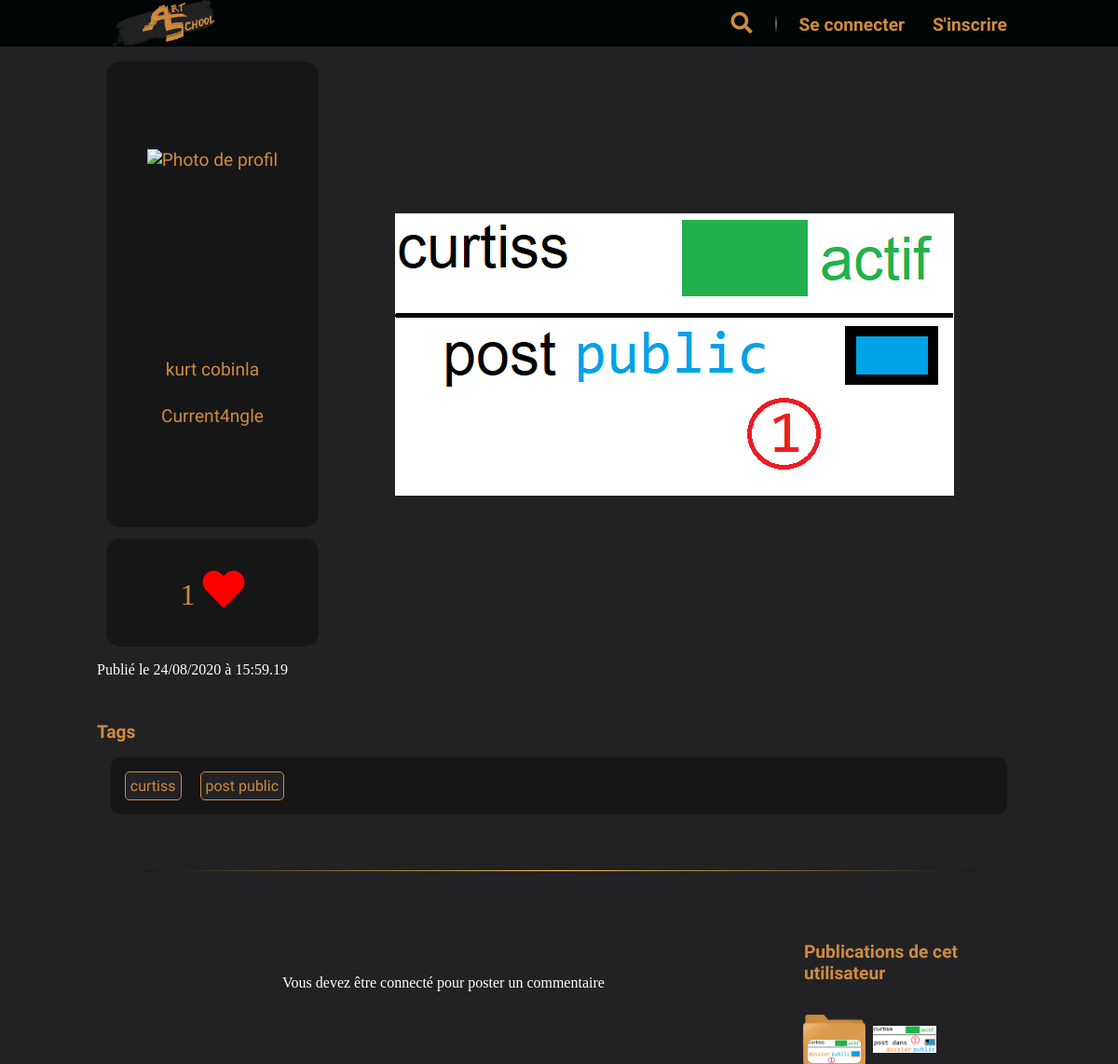
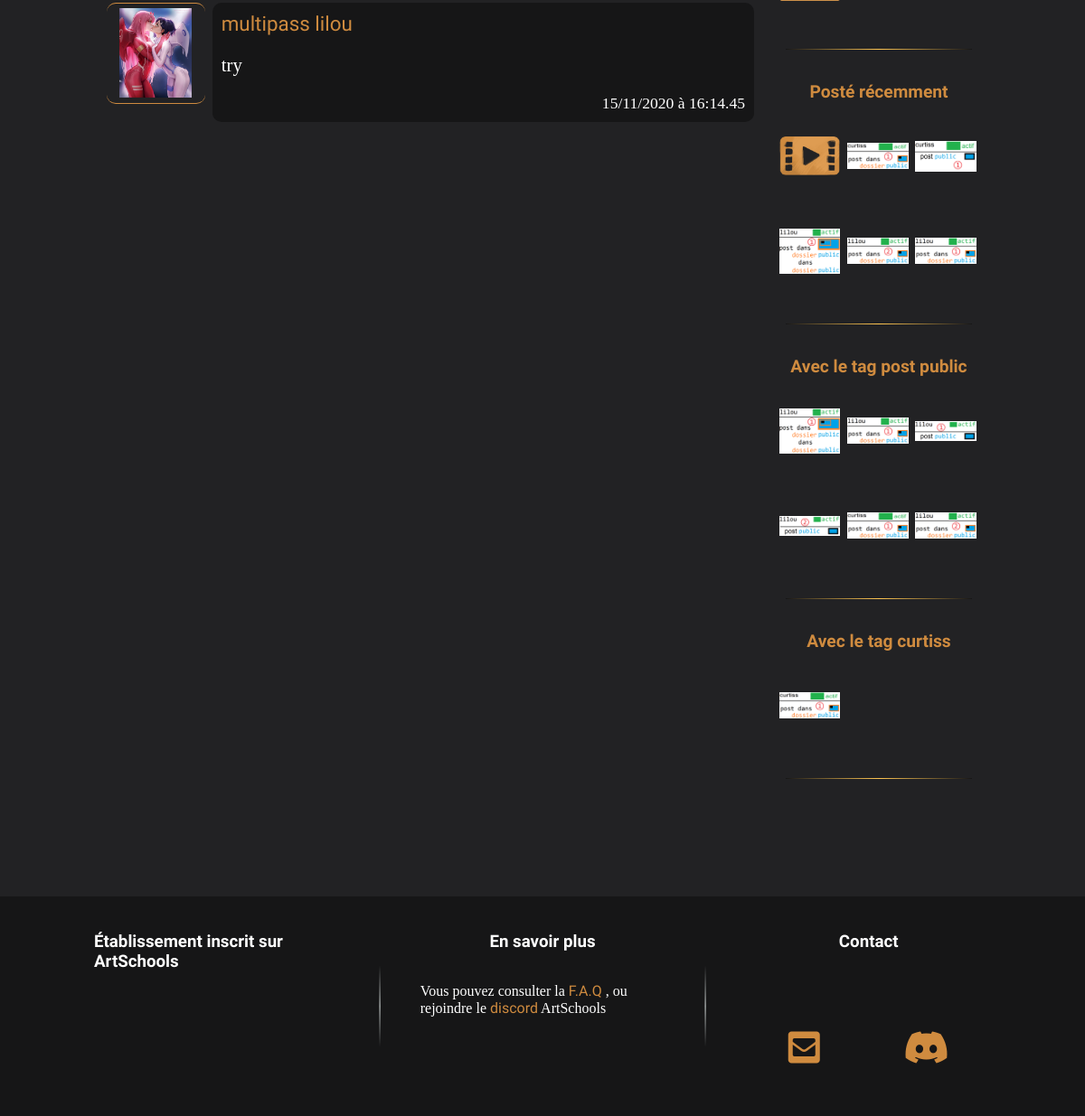
Screenshot of /P5_01_Code/index.php?action=post&id=164 with the database file from the repository (2 pictures, top to bottom).
### tables this page shows
CREATE TABLE IF NOT EXISTS `as_user` (
  `id` int(11) NOT NULL AUTO_INCREMENT,
  `pseudo` varchar(50) NOT NULL,
  `firstName` varchar(100) DEFAULT NULL,
  `lastName` varchar(100) DEFAULT NULL,
  `mail` varchar(255) NOT NULL,
  `school` varchar(255) NOT NULL,
  `schoolGroup` varchar(50) DEFAULT NULL,
  `password` varchar(255) NOT NULL,
  `temporaryPassword` text DEFAULT NULL,
  `beingReset` tinyint(1) NOT NULL DEFAULT 0,
  `nbWarning` int(11) NOT NULL DEFAULT 0,
  `isBan` tinyint(1) NOT NULL DEFAULT 0,
  `isAdmin` tinyint(1) NOT NULL DEFAULT 0,
  `isModerator` tinyint(1) NOT NULL DEFAULT 0,
  `isActive` tinyint(1) NOT NULL DEFAULT 1,
  `profileBannerInfo` text DEFAULT NULL,
  `profilePictureInfo` text DEFAULT NULL,
  `profileTextInfo` text DEFAULT NULL,
  PRIMARY KEY (`id`)
);

CREATE TABLE IF NOT EXISTS `as_post` (
  `id` int(11) NOT NULL AUTO_INCREMENT,
  `idAuthor` int(11) NOT NULL,
  `school` varchar(100) NOT NULL,
  `title` varchar(30) DEFAULT NULL,
  `filePath` text DEFAULT NULL,
  `urlVideo` varchar(355) DEFAULT NULL,
  `description` text DEFAULT NULL,
  `datePublication` datetime NOT NULL,
  `isPrivate` tinyint(1) NOT NULL,
  `authorizedGroups` text DEFAULT NULL,
  `postType` varchar(10) NOT NULL,
  `fileType` varchar(10) NOT NULL,
  `onFolder` int(11) DEFAULT NULL,
  `tags` text DEFAULT NULL,
  `nbLike` int(11) NOT NULL DEFAULT 0,
  PRIMARY KEY (`id`),
  KEY `idAuthor` (`idAuthor`)
);

CREATE TABLE IF NOT EXISTS `as_comment` (
  `id` int(11) NOT NULL AUTO_INCREMENT,
  `idPost` int(11) NOT NULL,
  `idAuthor` int(11) NOT NULL,
  `content` text NOT NULL,
  `datePublication` datetime NOT NULL,
  PRIMARY KEY (`id`),
  KEY `idPost` (`idPost`,`idAuthor`),
  KEY `idAuthor` (`idAuthor`)
);

### P5_01_Code/view/frontend/postView.php (the view, shortened to what the rows shown need)
<?php
$post = $data['post'];
$comments = $data['comments'];
$asidePosts = $data['asidePosts'];
$author = $data['author'];
?>
<section id="viewPost" class="container">
    <article class="fullWidth">
        <section>
            <aside id="authorProfile">
                <?php
                if ($author !== null) {
                    ?>
                    <a href="index.php?action=userProfile&userId=<?=$author->getId()?>">
                        <img src="<?=$author->getProfilePicture()?>" alt="Photo de profil">
                    </a>
                    <div>
                        <a href="index.php?action=userProfile&userId=<?=$author->getId()?>">
                            <span><?=$author->getFirstName()?> <?=$author->getLastName()?></span>
                        </a>
                        <?php
                            if ($author->getSchool() !== NO_SCHOOL) {
                                ?>
                                    <a href="index.php?action=schoolProfile&school=<?=$author->getSchool()?>">
                                        <span><?=$author->getSchool()?></span>
                                    </a>
                                <?php
                            }
                        ?>
                    </div>
                    <?php
                } else {
                    echo '<div>L\'auteur de cette publication n\'existe plus</div>';
                }
                ?>
            </aside>
            <aside id="optionList">
                <nav>
                    <ul>
                        <?php
                        echo '<li id="nbLike"><span><span>' . $post->getNbLike() . '</span><i class="fas fa-heart"></i></span></li>';
                        ?>
                    </ul>
                </nav>
            </aside>
        </section>
        <section>
            <?php
            !empty($post->getTitle()) ? $alt = $post->getTitle() : $alt = 'Publication';
            switch ($post->getFileType()) {
                case 'image' :
                    echo '<a href="' . $post->getFilePath() . '"><img class="fileImage" src="' . $post->getFilePath() . '" alt="' . $alt . '"></a>';
                    break;
            }
            ?>
        </section>
    </article>
    <?php
    if (!empty($post->getlistTags())) {
        echo '<section id="listTags">';
        echo '<h2>Tags</h2>';
        echo '<aside>';
        echo '</aside></section>';
    }
    ?>
    <section id="commentsAndRelatedPosts">
        <div id="blockComments">
            <div class="fullWidth">
                <?php
                if (!empty($comments)) {
                    foreach ($comments as $comment) {
                        ?>
                        <div class="comment fullWidth">
                            <a href="index.php?action=userProfile&userId=<?=$comment->getIdAuthor()?>">
                                <img src="<?=$comment->getProfilePictureAuthor()?>" alt="Photo de profil">
                            </a>
                            <div>
                                <a href="index.php?action=userProfile&userId=<?=$comment->getIdAuthor()?>">
                                    <?=$comment->getFirstNameAuthor()?> <?=$comment->getLastNameAuthor()?>
                                </a>
                                <p>
                                    <?=nl2br($comment->getContent())?>
                                </p>
                                <p>
                                    <?=$comment->getDatePublication()?>
                                </p>
                            </div>
                        </div>
                        <?php
                    }
                } else {
                    echo '<div class="comment"><p>La section commentaire est vide pour le moment, soyez le premier a donner votre avis !</p></div>';
                }
                ?>
            </div>
        </div>
        <aside id="relatedPosts">
            <?php
            if (!empty($asidePosts['public'])) {
                $asidePosts['postType'] === 'userPost' ? $entity = 'utilisateur' : $entity = 'établissement';
                echo '<h1>Publications de cet ' . $entity . '</h1>';
                echo '<div>';
                foreach ($asidePosts['public'] as $post) {
                    if ($post['fileType'] === 'folder' && $post['filePath'] !== 'public/images/folder.png') {
                        echo '<figure title="' . $post['title'] . '" class="postOnAside">';
                        echo '<a href="index.php?action=post&id=' . $post['id'] . '">';
                        echo '<img class="thumbnailFolder" src="' . $post['filePath'] . '" alt="Aperçu de la publication">';
                        echo '</a></figure>';
                    } else {
                        echo '<figure title="' . $post['title'] . '" class="postOnAside">';
                        echo '<a href="index.php?action=post&id=' . $post['id'] . '">';
                        !empty($post['title']) ? $alt = $post['title'] : $alt = 'Publication';
                        echo '<img src="' . $post['filePath'] . '" alt="' . $alt . '">';
                        echo '</a></figure>';
                    }
                }
                echo '</div><hr>';
            }
            if (!empty($asidePosts['lastPosted'])) {
                echo '<h1>Posté récemment</h1>';
                echo '<div>';
                foreach ($asidePosts['lastPosted'] as $post) {
                    if (empty($post->getFilePath()) || $post->getFileType() === 'compressed') {
                        switch ($post->getFileType()) {
                            case 'video' :
                                $post->setFilePath('public/images/defaultVideoThumbnail.png');
                                break;
                        }
                    }
                    if ($post->getFileType() === 'folder' && $post->getFilePath() !== 'public/images/folder.png') {
                        echo '<figure title="' . $post->getTitle() . '" class="postOnAside">';
                        echo '<a href="index.php?action=post&id=' . $post->getId() . '">';
                        echo '<img class="thumbnailFolder" src="' . $post->getFilePath() . '" alt="Aperçu de la publication">';
                        echo '<img src="public/images/folder.png" alt="Publication de type dossier">';
                        echo '</a></figure>';
                    } else {
                        echo '<figure title="' . $post->getTitle() . '" class="postOnAside">';
                        echo '<a href="index.php?action=post&id=' . $post->getId() . '">';
                        !empty($post->getTitle()) ? $alt = $post->getTitle() : $alt = 'Publication';
                        echo '<img src="' . $post->getFilePath() . '" alt="' . $alt . '">';
                        echo '</a></figure>';
                    }
                }
                echo '</div><hr>';
            }
            if (!empty($asidePosts['withTag'])) {
                foreach ($asidePosts['withTag'] as $key => $arrTagPosts) {
                    if (!empty($arrTagPosts)) {
                        echo '<h1>Avec le tag ' . $key . '</h1>';
                        echo '<div>';
                        foreach ($arrTagPosts as $post) {
                            if ($post->getFileType() === 'folder' && $post->getFilePath() !== 'public/images/folder.png') {
                                echo '<figure title="' . $post->getTitle() . '" class="postOnAside">';
                                echo '<a href="index.php?action=post&id=' . $post->getId() . '">';
                                echo '<img class="thumbnailFolder" src="' . $post->getFilePath() . '" alt="Aperçu de la publication">';
                                echo '<img src="public/images/folder.png" alt="Publication de type dossier">';
                                echo '</a></figure>';
                            } else {
                                echo '<figure title="' . $post->getTitle() . '" class="postOnAside">';
                                echo '<a href="index.php?action=post&id=' . $post->getId() . '">';
                                !empty($post->getTitle()) ? $alt = $post->getTitle() : $alt = 'Publication';
                                echo '<img src="' . $post->getFilePath() . '" alt="' . $alt . '">';
                                echo '</a></figure>';
                            }
                        }
                        echo '</div><hr>';
                    }
                }
            }
            ?>
        </aside>
    </section>
</section>

### rows the page displays
as_user: firstName "kurt", lastName "cobinla", school "Current4ngle"
as_post: nbLike "1", filePath (picture), filePath+fileType (picture), isPrivate 0 (drawn)
as_comment: idAuthor.firstName "multipass", idAuthor.lastName "lilou", content "try", DatePublication "15/11/2020 à 16:14.45"
as_post: filePath (picture)
as_post: filePath+fileType (picture)
as_post: shows a picture
as_post: filePath (picture)
as_post: filePath (picture)
as_post: filePath (picture)
as_post: filePath (picture)
as_post: filePath (picture)

### other values shown
$post->getDatePublication() "24/08/2020 à 15:59.19"
$tag "curtiss"
$tag "post public"
$entity "utilisateur"
$key "post public"
$key "curtiss"
